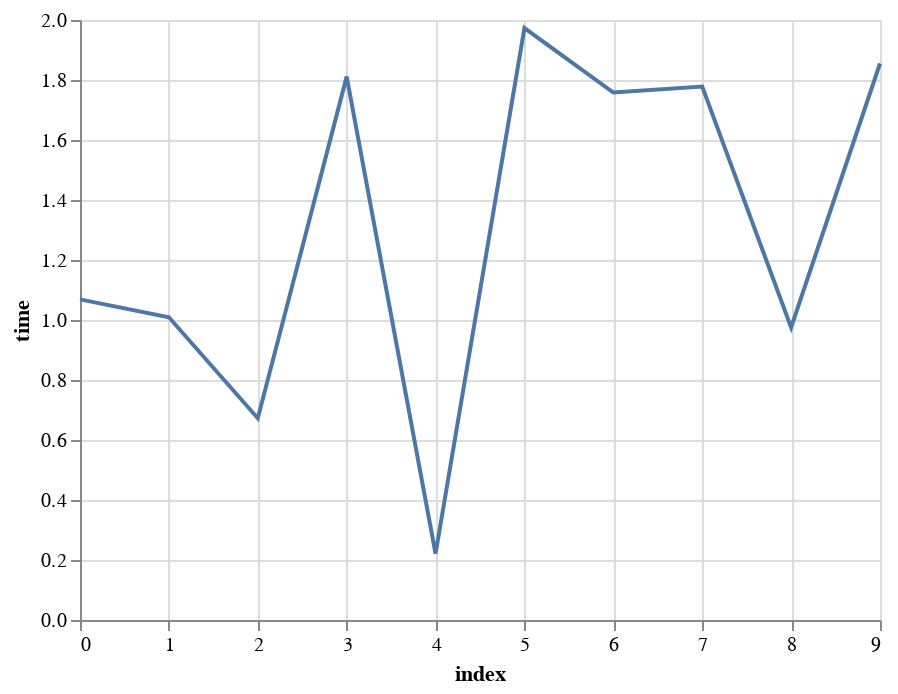

Notebook cell for this chart:
### Code cell
alt.Chart(df).mark_line().encode(
    x = alt.X('index'),
    y = alt.Y('time')
    ## Add a line for the mean
    ## Add a label for the worker and/or the task
)

### Figure 1 — Vega-Lite specification as saved in the notebook (floating-point values rounded to 4 significant figures)
{"config": {"view": {"continuousWidth": 400, "continuousHeight": 300}}, "data": {"name": "data-acd2115f2d989e712e6db0b9cd8d4d1d"}, "mark": "line", "encoding": {"x": {"type": "quantitative", "field": "index"}, "y": {"type": "quantitative", "field": "time"}}, "$schema": "https://vega.github.io/schema/vega-lite/v4.8.1.json", "datasets": {"data-acd2115f2d989e712e6db0b9cd8d4d1d": [{"index": 0, "time": 1.069, "name": "Steve", "task": "Step1", "mean": 1.312}, {"index": 1, "time": 1.009, "name": "Steve", "task": "Step1", "mean": 1.312}, {"index": 2, "time": 0.6726, "name": "Steve", "task": "Step1", "mean": 1.312}, {"index": 3, "time": 1.811, "name": "Steve", "task": "Step1", "mean": 1.312}, {"index": 4, "time": 0.2209, "name": "Steve", "task": "Step1", "mean": 1.312}, {"index": 5, "time": 1.973, "name": "Steve", "task": "Step1", "mean": 1.312}, {"index": 6, "time": 1.758, "name": "Steve", "task": "Step1", "mean": 1.312}, {"index": 7, "time": 1.778, "name": "Steve", "task": "Step1", "mean": 1.312}, {"index": 8, "time": 0.9754, "name": "Steve", "task": "Step1", "mean": 1.312}, {"index": 9, "time": 1.855, "name": "Steve", "task": "Step1", "mean": 1.312}]}}
